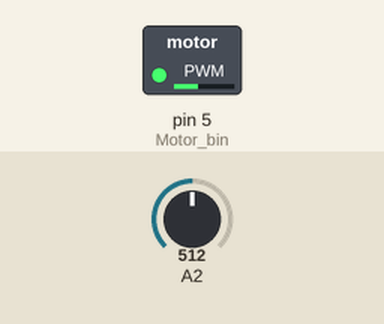
A sketch run on a simulated Arduino Uno, built with avr-gcc and run on an emulated ATmega328P. On the bench: switched loads named in the sketch (green lamp = pin HIGH). Inputs (shaded band) come from the test bench; at power-on: A2 = 512. Pins used as bus, display or sensor lines are not drawn; what the sketch prints to the serial monitor is not drawn.

Above: at 0.1 s.
Timing chart, 0 to 1.6 s (numbered marks = the images above):
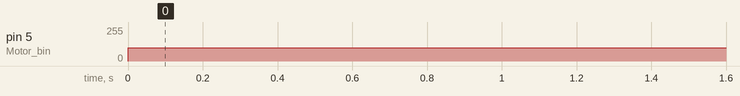

Measured:
- by itself, pin 5 (Motor_bin): 0/255 → 100/255 at 0.00 s

The sketch:

photogate.ino
```cpp
int Motor_bin = 5;
int VCC_bin = 6;
void setup()
{
   pinMode(Motor_bin, OUTPUT);
   pinMode(VCC_bin, OUTPUT);
   int wheel = 0;
   int pass = 0;
   Serial.begin(9600);
}

float c = 0;
int i =0;
void loop() {
//  if(i>255)
//    i =0;
// i+=5;
 analogWrite(Motor_bin, 100);
 digitalWrite(VCC_bin, HIGH);
 delayMicroseconds(250);
 int c1 = analogRead(A2);
 digitalWrite(VCC_bin, LOW);
 delayMicroseconds(250);
 c1 -= analogRead(A2);

// delay(5);

 digitalWrite(VCC_bin, HIGH);
 delayMicroseconds(250);
 int c2 = analogRead(A2);
 digitalWrite(VCC_bin, LOW);
 delayMicroseconds(250);
 c2 -= analogRead(A2);

c = 0.854*c + 0.0728*(c2 + c1); // low pass filter 25 Hz
//int c = ((c1 + c2) / 2) - 80;
//Serial.print(c1);
//Serial.print(" ");
//Serial.print(c2);
//Serial.print(" ");
Serial.println(c);

// if (c > 360)
//  Serial.println("pass");
// else
//   Serial.println("wheel");
//Serial.print(pass);
//Serial.print(" ");
//Serial.println(wheel);
}


// void setup() {
//   // put your setup code here, to run once:
//   pinMode(in1, OUTPUT);
// }
// int pwmValue = 0;
// void loop() {
//   // put your main code here, to run repeatedly:

// //  while(Serial.available()>0){
// //    pwmValue =  Serial.parseInt();
// //  }
//   analogWrite(in1, 255);
// }
```
